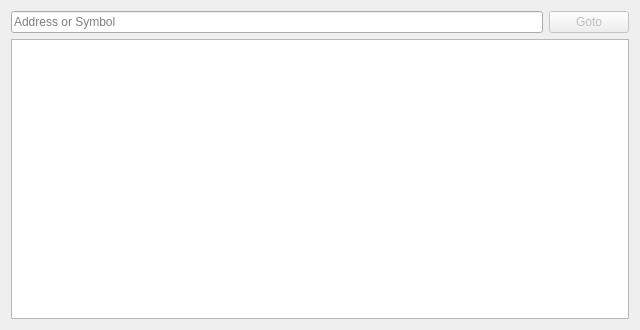
<?xml version="1.0" encoding="UTF-8"?>
<ui version="4.0">
 <class>GotoDialog</class>
 <widget class="QDialog" name="GotoDialog">
  <property name="geometry">
   <rect>
    <x>0</x>
    <y>0</y>
    <width>640</width>
    <height>330</height>
   </rect>
  </property>
  <property name="windowTitle">
   <string>Goto...</string>
  </property>
  <property name="modal">
   <bool>true</bool>
  </property>
  <layout class="QVBoxLayout" name="verticalLayout">
   <item>
    <layout class="QHBoxLayout" name="horizontalLayout">
     <item>
      <widget class="QLineEdit" name="leAddress">
       <property name="text">
        <string/>
       </property>
       <property name="placeholderText">
        <string>Address or Symbol</string>
       </property>
      </widget>
     </item>
     <item>
      <widget class="QPushButton" name="pbGoto">
       <property name="enabled">
        <bool>false</bool>
       </property>
       <property name="text">
        <string>Goto</string>
       </property>
      </widget>
     </item>
    </layout>
   </item>
   <item>
    <widget class="QTableView" name="tvFunctions">
     <property name="editTriggers">
      <set>QAbstractItemView::NoEditTriggers</set>
     </property>
     <property name="selectionBehavior">
      <enum>QAbstractItemView::SelectRows</enum>
     </property>
     <property name="showGrid">
      <bool>false</bool>
     </property>
     <property name="wordWrap">
      <bool>false</bool>
     </property>
     <property name="cornerButtonEnabled">
      <bool>false</bool>
     </property>
     <attribute name="horizontalHeaderStretchLastSection">
      <bool>false</bool>
     </attribute>
     <attribute name="verticalHeaderVisible">
      <bool>false</bool>
     </attribute>
    </widget>
   </item>
  </layout>
 </widget>
 <resources/>
 <connections/>
</ui>
